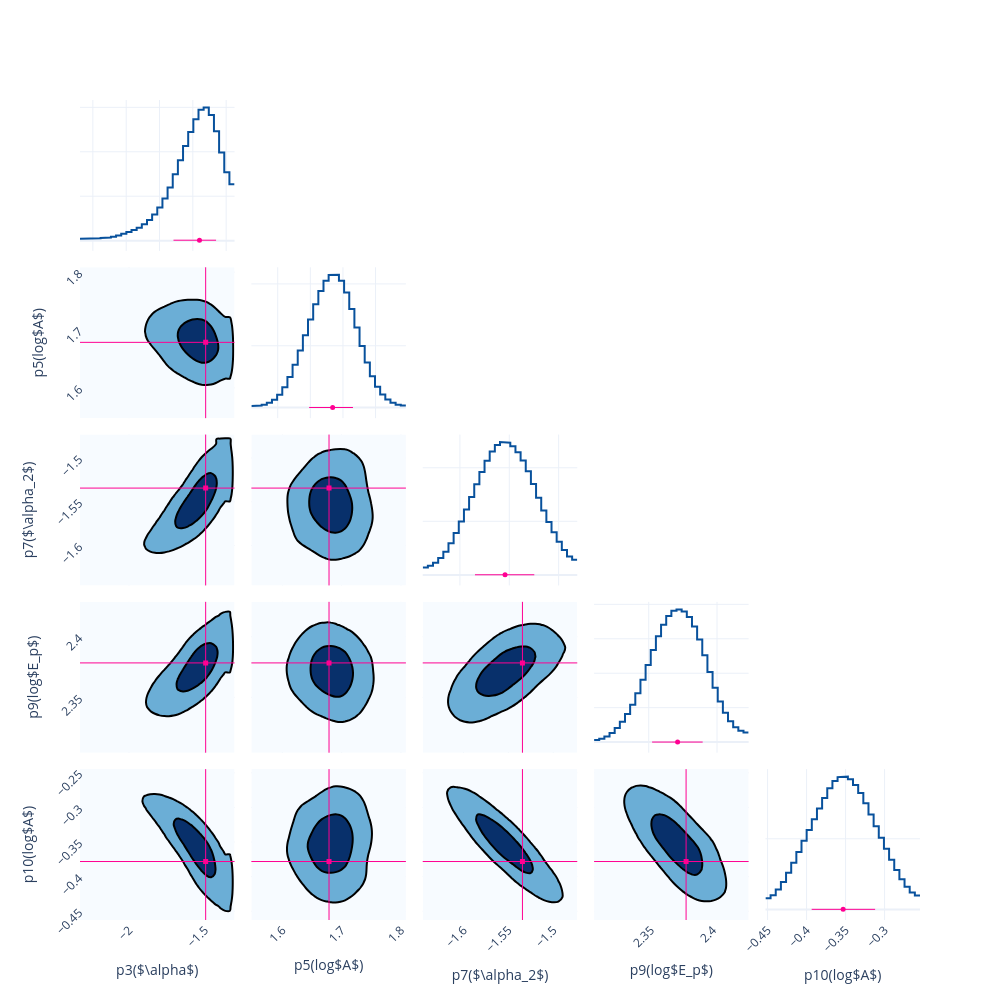

Here is the notebook cell this chart was saved with:
### Code cell
fig = Plot.post_corner(post, ploter='plotly')
fig.save(f'{savepath}/corner')

### Figure 1 — Plotly figure (JSON) as saved in the notebook; plotly's stock layout.template omitted (floating-point values rounded to 4 significant figures; data arrays with more than 128 entries replaced by an {"elided": "..."} marker saying what was removed)
{"data": [{"line": {"color": "#08519c", "width": 2}, "mode": "lines", "name": "p3($\\alpha$)", "showlegend": false, "type": "scatter", "x": [-2.277, -2.246, -2.246, -2.215, -2.215, -2.184, -2.184, -2.154, -2.154, -2.123, -2.123, -2.092, -2.092, -2.061, -2.061, -2.03, -2.03, -1.999, -1.999, -1.968, -1.968, -1.937, -1.937, -1.906, -1.906, -1.875, -1.875, -1.844, -1.844, -1.813, -1.813, -1.782, -1.782, -1.752, -1.752, -1.721, -1.721, -1.69, -1.69, -1.659, -1.659, -1.628, -1.628, -1.597, -1.597, -1.566, -1.566, -1.535, -1.535, -1.504, -1.504, -1.473, -1.473, -1.442, -1.442, -1.411, -1.411, -1.381, -1.381, -1.35], "xaxis": "x", "y": [0.04142, 0.04142, 0.04447, 0.04447, 0.04905, 0.04905, 0.05369, 0.05369, 0.05921, 0.05921, 0.06937, 0.06937, 0.08839, 0.08839, 0.1175, 0.1175, 0.154, 0.154, 0.1941, 0.1941, 0.238, 0.238, 0.2924, 0.2924, 0.3668, 0.3668, 0.466, 0.466, 0.5906, 0.5906, 0.7464, 0.7464, 0.9465, 0.9465, 1.199, 1.199, 1.493, 1.493, 1.809, 1.809, 2.129, 2.129, 2.444, 2.444, 2.734, 2.734, 2.945, 2.945, 2.995, 2.995, 2.829, 2.829, 2.46, 2.46, 1.982, 1.982, 1.537, 1.537, 1.269, 1.269], "yaxis": "y"}, {"line": {"color": "#08519c", "width": 2}, "mode": "lines", "name": "p5(log$A$)", "showlegend": false, "type": "scatter", "x": [1.56, 1.568, 1.568, 1.575, 1.575, 1.583, 1.583, 1.591, 1.591, 1.599, 1.599, 1.607, 1.607, 1.615, 1.615, 1.623, 1.623, 1.631, 1.631, 1.639, 1.639, 1.646, 1.646, 1.654, 1.654, 1.662, 1.662, 1.67, 1.67, 1.678, 1.678, 1.686, 1.686, 1.694, 1.694, 1.702, 1.702, 1.71, 1.71, 1.718, 1.718, 1.725, 1.725, 1.733, 1.733, 1.741, 1.741, 1.749, 1.749, 1.757, 1.757, 1.765, 1.765, 1.773, 1.773, 1.781, 1.781, 1.789, 1.789, 1.797], "xaxis": "x7", "y": [0.1271, 0.1271, 0.1618, 0.1618, 0.2407, 0.2407, 0.3872, 0.3872, 0.6402, 0.6402, 1.048, 1.048, 1.652, 1.652, 2.466, 2.466, 3.469, 3.469, 4.616, 4.616, 5.852, 5.852, 7.12, 7.12, 8.346, 8.346, 9.43, 9.43, 10.26, 10.26, 10.72, 10.72, 10.73, 10.73, 10.25, 10.25, 9.299, 9.299, 7.976, 7.976, 6.467, 6.467, 4.973, 4.973, 3.639, 3.639, 2.537, 2.537, 1.684, 1.684, 1.067, 1.067, 0.6507, 0.6507, 0.3895, 0.3895, 0.2389, 0.2389, 0.1698, 0.1698], "yaxis": "y7"}, {"colorscale": [[0, "rgb(247,251,255)"], [0.125, "rgb(222,235,247)"], [0.25, "rgb(198,219,239)"], [0.375, "rgb(158,202,225)"], [0.5, "rgb(107,174,214)"], [0.625, "rgb(66,146,198)"], [0.75, "rgb(33,113,181)"], [0.875, "rgb(8,81,156)"], [1, "rgb(8,48,107)"]], "contours": {"end": 0.004817, "size": 0.003763, "start": 0.001054}, "line": {"width": 2}, "name": "p3($\\alpha$)&p5(log$A$)", "ncontours": 2, "showlegend": false, "showscale": false, "type": "contour", "x": [-2.324, -2.293, -2.262, -2.231, -2.2, -2.169, -2.138, -2.107, -2.076, -2.045, -2.014, -1.983, -1.953, -1.922, -1.891, -1.86, -1.829, -1.798, -1.767, -1.736, -1.705, -1.674, -1.643, -1.612, -1.582, -1.551, -1.52, -1.489, -1.458, -1.427, -1.396, -1.365, -1.334, -1.303], "xaxis": "x6", "y": [1.548, 1.556, 1.564, 1.571, 1.579, 1.587, 1.595, 1.603, 1.611, 1.619, 1.627, 1.635, 1.643, 1.65, 1.658, 1.666, 1.674, 1.682, 1.69, 1.698, 1.706, 1.714, 1.722, 1.729, 1.737, 1.745, 1.753, 1.761, 1.769, 1.777, 1.785, 1.793, 1.8, 1.808], "yaxis": "y6", "z": {"elided": "34x34 float values"}}, {"line": {"color": "#08519c", "width": 2}, "mode": "lines", "name": "p7($\\alpha_2$)", "showlegend": false, "type": "scatter", "x": [-1.638, -1.632, -1.632, -1.627, -1.627, -1.622, -1.622, -1.617, -1.617, -1.612, -1.612, -1.606, -1.606, -1.601, -1.601, -1.596, -1.596, -1.591, -1.591, -1.585, -1.585, -1.58, -1.58, -1.575, -1.575, -1.57, -1.57, -1.565, -1.565, -1.559, -1.559, -1.554, -1.554, -1.549, -1.549, -1.544, -1.544, -1.539, -1.539, -1.533, -1.533, -1.528, -1.528, -1.523, -1.523, -1.518, -1.518, -1.512, -1.512, -1.507, -1.507, -1.502, -1.502, -1.497, -1.497, -1.492, -1.492, -1.486, -1.486, -1.481], "xaxis": "x13", "y": [0.6835, 0.6835, 0.8405, 0.8405, 1.14, 1.14, 1.575, 1.575, 2.168, 2.168, 2.946, 2.946, 3.901, 3.901, 4.977, 4.977, 6.112, 6.112, 7.274, 7.274, 8.451, 8.451, 9.603, 9.603, 10.65, 10.65, 11.52, 11.52, 12.11, 12.11, 12.39, 12.39, 12.34, 12.34, 12.0, 12.0, 11.44, 11.44, 10.67, 10.67, 9.671, 9.671, 8.477, 8.477, 7.207, 7.207, 6.006, 6.006, 4.939, 4.939, 3.981, 3.981, 3.095, 3.095, 2.313, 2.313, 1.72, 1.72, 1.402, 1.402], "yaxis": "y13"}, {"colorscale": [[0, "rgb(247,251,255)"], [0.125, "rgb(222,235,247)"], [0.25, "rgb(198,219,239)"], [0.375, "rgb(158,202,225)"], [0.5, "rgb(107,174,214)"], [0.625, "rgb(66,146,198)"], [0.75, "rgb(33,113,181)"], [0.875, "rgb(8,81,156)"], [1, "rgb(8,48,107)"]], "contours": {"end": 0.005373, "size": 0.003974, "start": 0.001399}, "line": {"width": 2}, "name": "p3($\\alpha$)&p7($\\alpha_2$)", "ncontours": 2, "showlegend": false, "showscale": false, "type": "contour", "x": [-2.324, -2.293, -2.262, -2.231, -2.2, -2.169, -2.138, -2.107, -2.076, -2.045, -2.014, -1.983, -1.953, -1.922, -1.891, -1.86, -1.829, -1.798, -1.767, -1.736, -1.705, -1.674, -1.643, -1.612, -1.582, -1.551, -1.52, -1.489, -1.458, -1.427, -1.396, -1.365, -1.334, -1.303], "xaxis": "x11", "y": [-1.646, -1.64, -1.635, -1.63, -1.625, -1.619, -1.614, -1.609, -1.604, -1.599, -1.593, -1.588, -1.583, -1.578, -1.572, -1.567, -1.562, -1.557, -1.552, -1.546, -1.541, -1.536, -1.531, -1.525, -1.52, -1.515, -1.51, -1.505, -1.499, -1.494, -1.489, -1.484, -1.479, -1.473], "yaxis": "y11", "z": {"elided": "34x34 float values"}}, {"colorscale": [[0, "rgb(247,251,255)"], [0.125, "rgb(222,235,247)"], [0.25, "rgb(198,219,239)"], [0.375, "rgb(158,202,225)"], [0.5, "rgb(107,174,214)"], [0.625, "rgb(66,146,198)"], [0.75, "rgb(33,113,181)"], [0.875, "rgb(8,81,156)"], [1, "rgb(8,48,107)"]], "contours": {"end": 0.003468, "size": 0.002606, "start": 0.0008614}, "line": {"width": 2}, "name": "p5(log$A$)&p7($\\alpha_2$)", "ncontours": 2, "showlegend": false, "showscale": false, "type": "contour", "x": [1.548, 1.556, 1.564, 1.571, 1.579, 1.587, 1.595, 1.603, 1.611, 1.619, 1.627, 1.635, 1.643, 1.65, 1.658, 1.666, 1.674, 1.682, 1.69, 1.698, 1.706, 1.714, 1.722, 1.729, 1.737, 1.745, 1.753, 1.761, 1.769, 1.777, 1.785, 1.793, 1.8, 1.808], "xaxis": "x12", "y": [-1.646, -1.64, -1.635, -1.63, -1.625, -1.619, -1.614, -1.609, -1.604, -1.599, -1.593, -1.588, -1.583, -1.578, -1.572, -1.567, -1.562, -1.557, -1.552, -1.546, -1.541, -1.536, -1.531, -1.525, -1.52, -1.515, -1.51, -1.505, -1.499, -1.494, -1.489, -1.484, -1.479, -1.473], "yaxis": "y12", "z": {"elided": "34x34 float values"}}, {"line": {"color": "#08519c", "width": 2}, "mode": "lines", "name": "p9(log$E_p$)", "showlegend": false, "type": "scatter", "x": [2.31, 2.314, 2.314, 2.318, 2.318, 2.321, 2.321, 2.325, 2.325, 2.329, 2.329, 2.333, 2.333, 2.336, 2.336, 2.34, 2.34, 2.344, 2.344, 2.348, 2.348, 2.351, 2.351, 2.355, 2.355, 2.359, 2.359, 2.363, 2.363, 2.367, 2.367, 2.37, 2.37, 2.374, 2.374, 2.378, 2.378, 2.382, 2.382, 2.385, 2.385, 2.389, 2.389, 2.393, 2.393, 2.397, 2.397, 2.401, 2.401, 2.404, 2.404, 2.408, 2.408, 2.412, 2.412, 2.416, 2.416, 2.419, 2.419, 2.423], "xaxis": "x19", "y": [0.3141, 0.3141, 0.478, 0.478, 0.8177, 0.8177, 1.341, 1.341, 2.05, 2.05, 2.952, 2.952, 4.067, 4.067, 5.435, 5.435, 7.094, 7.094, 9.044, 9.044, 11.19, 11.19, 13.36, 13.36, 15.36, 15.36, 17.05, 17.05, 18.32, 18.32, 19.06, 19.06, 19.27, 19.27, 18.96, 18.96, 18.14, 18.14, 16.79, 16.79, 14.9, 14.9, 12.61, 12.61, 10.18, 10.18, 7.883, 7.883, 5.888, 5.888, 4.269, 4.269, 3.037, 3.037, 2.174, 2.174, 1.638, 1.638, 1.384, 1.384], "yaxis": "y19"}, {"colorscale": [[0, "rgb(247,251,255)"], [0.125, "rgb(222,235,247)"], [0.25, "rgb(198,219,239)"], [0.375, "rgb(158,202,225)"], [0.5, "rgb(107,174,214)"], [0.625, "rgb(66,146,198)"], [0.75, "rgb(33,113,181)"], [0.875, "rgb(8,81,156)"], [1, "rgb(8,48,107)"]], "contours": {"end": 0.005556, "size": 0.004304, "start": 0.001252}, "line": {"width": 2}, "name": "p3($\\alpha$)&p9(log$E_p$)", "ncontours": 2, "showlegend": false, "showscale": false, "type": "contour", "x": [-2.324, -2.293, -2.262, -2.231, -2.2, -2.169, -2.138, -2.107, -2.076, -2.045, -2.014, -1.983, -1.953, -1.922, -1.891, -1.86, -1.829, -1.798, -1.767, -1.736, -1.705, -1.674, -1.643, -1.612, -1.582, -1.551, -1.52, -1.489, -1.458, -1.427, -1.396, -1.365, -1.334, -1.303], "xaxis": "x16", "y": [2.304, 2.308, 2.312, 2.316, 2.319, 2.323, 2.327, 2.331, 2.334, 2.338, 2.342, 2.346, 2.35, 2.353, 2.357, 2.361, 2.365, 2.368, 2.372, 2.376, 2.38, 2.384, 2.387, 2.391, 2.395, 2.399, 2.402, 2.406, 2.41, 2.414, 2.418, 2.421, 2.425, 2.429], "yaxis": "y16", "z": {"elided": "34x34 float values"}}, {"colorscale": [[0, "rgb(247,251,255)"], [0.125, "rgb(222,235,247)"], [0.25, "rgb(198,219,239)"], [0.375, "rgb(158,202,225)"], [0.5, "rgb(107,174,214)"], [0.625, "rgb(66,146,198)"], [0.75, "rgb(33,113,181)"], [0.875, "rgb(8,81,156)"], [1, "rgb(8,48,107)"]], "contours": {"end": 0.003915, "size": 0.003006, "start": 0.0009085}, "line": {"width": 2}, "name": "p5(log$A$)&p9(log$E_p$)", "ncontours": 2, "showlegend": false, "showscale": false, "type": "contour", "x": [1.548, 1.556, 1.564, 1.571, 1.579, 1.587, 1.595, 1.603, 1.611, 1.619, 1.627, 1.635, 1.643, 1.65, 1.658, 1.666, 1.674, 1.682, 1.69, 1.698, 1.706, 1.714, 1.722, 1.729, 1.737, 1.745, 1.753, 1.761, 1.769, 1.777, 1.785, 1.793, 1.8, 1.808], "xaxis": "x17", "y": [2.304, 2.308, 2.312, 2.316, 2.319, 2.323, 2.327, 2.331, 2.334, 2.338, 2.342, 2.346, 2.35, 2.353, 2.357, 2.361, 2.365, 2.368, 2.372, 2.376, 2.38, 2.384, 2.387, 2.391, 2.395, 2.399, 2.402, 2.406, 2.41, 2.414, 2.418, 2.421, 2.425, 2.429], "yaxis": "y17", "z": {"elided": "34x34 float values"}}, {"colorscale": [[0, "rgb(247,251,255)"], [0.125, "rgb(222,235,247)"], [0.25, "rgb(198,219,239)"], [0.375, "rgb(158,202,225)"], [0.5, "rgb(107,174,214)"], [0.625, "rgb(66,146,198)"], [0.75, "rgb(33,113,181)"], [0.875, "rgb(8,81,156)"], [1, "rgb(8,48,107)"]], "contours": {"end": 0.003662, "size": 0.002756, "start": 0.0009058}, "line": {"width": 2}, "name": "p7($\\alpha_2$)&p9(log$E_p$)", "ncontours": 2, "showlegend": false, "showscale": false, "type": "contour", "x": [-1.646, -1.64, -1.635, -1.63, -1.625, -1.619, -1.614, -1.609, -1.604, -1.599, -1.593, -1.588, -1.583, -1.578, -1.572, -1.567, -1.562, -1.557, -1.552, -1.546, -1.541, -1.536, -1.531, -1.525, -1.52, -1.515, -1.51, -1.505, -1.499, -1.494, -1.489, -1.484, -1.479, -1.473], "xaxis": "x18", "y": [2.304, 2.308, 2.312, 2.316, 2.319, 2.323, 2.327, 2.331, 2.334, 2.338, 2.342, 2.346, 2.35, 2.353, 2.357, 2.361, 2.365, 2.368, 2.372, 2.376, 2.38, 2.384, 2.387, 2.391, 2.395, 2.399, 2.402, 2.406, 2.41, 2.414, 2.418, 2.421, 2.425, 2.429], "yaxis": "y18", "z": {"elided": "34x34 float values"}}, {"line": {"color": "#08519c", "width": 2}, "mode": "lines", "name": "p10(log$A$)", "showlegend": false, "type": "scatter", "x": [-0.4528, -0.4462, -0.4462, -0.4395, -0.4395, -0.4329, -0.4329, -0.4263, -0.4263, -0.4197, -0.4197, -0.4131, -0.4131, -0.4065, -0.4065, -0.3999, -0.3999, -0.3933, -0.3933, -0.3867, -0.3867, -0.3801, -0.3801, -0.3735, -0.3735, -0.3669, -0.3669, -0.3603, -0.3603, -0.3537, -0.3537, -0.3471, -0.3471, -0.3404, -0.3404, -0.3338, -0.3338, -0.3272, -0.3272, -0.3206, -0.3206, -0.314, -0.314, -0.3074, -0.3074, -0.3008, -0.3008, -0.2942, -0.2942, -0.2876, -0.2876, -0.281, -0.281, -0.2744, -0.2744, -0.2678, -0.2678, -0.2612, -0.2612, -0.2546], "xaxis": "x25", "y": [0.7911, 0.7911, 1.005, 1.005, 1.406, 1.406, 1.95, 1.95, 2.595, 2.595, 3.308, 3.308, 4.07, 4.07, 4.851, 4.851, 5.625, 5.625, 6.383, 6.383, 7.138, 7.138, 7.884, 7.884, 8.564, 8.564, 9.081, 9.081, 9.36, 9.36, 9.39, 9.39, 9.199, 9.199, 8.807, 8.807, 8.23, 8.23, 7.509, 7.509, 6.709, 6.709, 5.888, 5.888, 5.075, 5.075, 4.285, 4.285, 3.521, 3.521, 2.798, 2.798, 2.145, 2.145, 1.6, 1.6, 1.204, 1.204, 0.9943, 0.9943], "yaxis": "y25"}, {"colorscale": [[0, "rgb(247,251,255)"], [0.125, "rgb(222,235,247)"], [0.25, "rgb(198,219,239)"], [0.375, "rgb(158,202,225)"], [0.5, "rgb(107,174,214)"], [0.625, "rgb(66,146,198)"], [0.75, "rgb(33,113,181)"], [0.875, "rgb(8,81,156)"], [1, "rgb(8,48,107)"]], "contours": {"end": 0.005671, "size": 0.004183, "start": 0.001489}, "line": {"width": 2}, "name": "p3($\\alpha$)&p10(log$A$)", "ncontours": 2, "showlegend": false, "showscale": false, "type": "contour", "x": [-2.324, -2.293, -2.262, -2.231, -2.2, -2.169, -2.138, -2.107, -2.076, -2.045, -2.014, -1.983, -1.953, -1.922, -1.891, -1.86, -1.829, -1.798, -1.767, -1.736, -1.705, -1.674, -1.643, -1.612, -1.582, -1.551, -1.52, -1.489, -1.458, -1.427, -1.396, -1.365, -1.334, -1.303], "xaxis": "x21", "y": [-0.4627, -0.4561, -0.4495, -0.4428, -0.4362, -0.4296, -0.423, -0.4164, -0.4098, -0.4032, -0.3966, -0.39, -0.3834, -0.3768, -0.3702, -0.3636, -0.357, -0.3504, -0.3438, -0.3371, -0.3305, -0.3239, -0.3173, -0.3107, -0.3041, -0.2975, -0.2909, -0.2843, -0.2777, -0.2711, -0.2645, -0.2579, -0.2513, -0.2447], "yaxis": "y21", "z": {"elided": "34x34 float values"}}, {"colorscale": [[0, "rgb(247,251,255)"], [0.125, "rgb(222,235,247)"], [0.25, "rgb(198,219,239)"], [0.375, "rgb(158,202,225)"], [0.5, "rgb(107,174,214)"], [0.625, "rgb(66,146,198)"], [0.75, "rgb(33,113,181)"], [0.875, "rgb(8,81,156)"], [1, "rgb(8,48,107)"]], "contours": {"end": 0.003214, "size": 0.002348, "start": 0.0008661}, "line": {"width": 2}, "name": "p5(log$A$)&p10(log$A$)", "ncontours": 2, "showlegend": false, "showscale": false, "type": "contour", "x": [1.548, 1.556, 1.564, 1.571, 1.579, 1.587, 1.595, 1.603, 1.611, 1.619, 1.627, 1.635, 1.643, 1.65, 1.658, 1.666, 1.674, 1.682, 1.69, 1.698, 1.706, 1.714, 1.722, 1.729, 1.737, 1.745, 1.753, 1.761, 1.769, 1.777, 1.785, 1.793, 1.8, 1.808], "xaxis": "x22", "y": [-0.4627, -0.4561, -0.4495, -0.4428, -0.4362, -0.4296, -0.423, -0.4164, -0.4098, -0.4032, -0.3966, -0.39, -0.3834, -0.3768, -0.3702, -0.3636, -0.357, -0.3504, -0.3438, -0.3371, -0.3305, -0.3239, -0.3173, -0.3107, -0.3041, -0.2975, -0.2909, -0.2843, -0.2777, -0.2711, -0.2645, -0.2579, -0.2513, -0.2447], "yaxis": "y22", "z": {"elided": "34x34 float values"}}, {"colorscale": [[0, "rgb(247,251,255)"], [0.125, "rgb(222,235,247)"], [0.25, "rgb(198,219,239)"], [0.375, "rgb(158,202,225)"], [0.5, "rgb(107,174,214)"], [0.625, "rgb(66,146,198)"], [0.75, "rgb(33,113,181)"], [0.875, "rgb(8,81,156)"], [1, "rgb(8,48,107)"]], "contours": {"end": 0.00506, "size": 0.003796, "start": 0.001264}, "line": {"width": 2}, "name": "p7($\\alpha_2$)&p10(log$A$)", "ncontours": 2, "showlegend": false, "showscale": false, "type": "contour", "x": [-1.646, -1.64, -1.635, -1.63, -1.625, -1.619, -1.614, -1.609, -1.604, -1.599, -1.593, -1.588, -1.583, -1.578, -1.572, -1.567, -1.562, -1.557, -1.552, -1.546, -1.541, -1.536, -1.531, -1.525, -1.52, -1.515, -1.51, -1.505, -1.499, -1.494, -1.489, -1.484, -1.479, -1.473], "xaxis": "x23", "y": [-0.4627, -0.4561, -0.4495, -0.4428, -0.4362, -0.4296, -0.423, -0.4164, -0.4098, -0.4032, -0.3966, -0.39, -0.3834, -0.3768, -0.3702, -0.3636, -0.357, -0.3504, -0.3438, -0.3371, -0.3305, -0.3239, -0.3173, -0.3107, -0.3041, -0.2975, -0.2909, -0.2843, -0.2777, -0.2711, -0.2645, -0.2579, -0.2513, -0.2447], "yaxis": "y23", "z": {"elided": "34x34 float values"}}, {"colorscale": [[0, "rgb(247,251,255)"], [0.125, "rgb(222,235,247)"], [0.25, "rgb(198,219,239)"], [0.375, "rgb(158,202,225)"], [0.5, "rgb(107,174,214)"], [0.625, "rgb(66,146,198)"], [0.75, "rgb(33,113,181)"], [0.875, "rgb(8,81,156)"], [1, "rgb(8,48,107)"]], "contours": {"end": 0.00394, "size": 0.002968, "start": 0.0009714}, "line": {"width": 2}, "name": "p9(log$E_p$)&p10(log$A$)", "ncontours": 2, "showlegend": false, "showscale": false, "type": "contour", "x": [2.304, 2.308, 2.312, 2.316, 2.319, 2.323, 2.327, 2.331, 2.334, 2.338, 2.342, 2.346, 2.35, 2.353, 2.357, 2.361, 2.365, 2.368, 2.372, 2.376, 2.38, 2.384, 2.387, 2.391, 2.395, 2.399, 2.402, 2.406, 2.41, 2.414, 2.418, 2.421, 2.425, 2.429], "xaxis": "x24", "y": [-0.4627, -0.4561, -0.4495, -0.4428, -0.4362, -0.4296, -0.423, -0.4164, -0.4098, -0.4032, -0.3966, -0.39, -0.3834, -0.3768, -0.3702, -0.3636, -0.357, -0.3504, -0.3438, -0.3371, -0.3305, -0.3239, -0.3173, -0.3107, -0.3041, -0.2975, -0.2909, -0.2843, -0.2777, -0.2711, -0.2645, -0.2579, -0.2513, -0.2447], "yaxis": "y24", "z": {"elided": "34x34 float values"}}, {"error_x": {"array": [0.09952], "arrayminus": [0.1561], "color": "#FF0092", "symmetric": false, "thickness": 1, "type": "data", "width": 0}, "marker": {"color": "#FF0092", "size": 5, "symbol": "circle"}, "mode": "markers", "name": "p3($\\alpha$)", "showlegend": false, "type": "scatter", "x": [-1.56], "xaxis": "x", "y": [0.01], "yaxis": "y"}, {"error_x": {"array": [0.03114], "arrayminus": [0.03606], "color": "#FF0092", "symmetric": false, "thickness": 1, "type": "data", "width": 0}, "marker": {"color": "#FF0092", "size": 5, "symbol": "circle"}, "mode": "markers", "name": "p5(log$A$)", "showlegend": false, "type": "scatter", "x": [1.684], "xaxis": "x7", "y": [0.01], "yaxis": "y7"}, {"error_x": {"array": [0.02964], "arrayminus": [0.03047], "color": "#FF0092", "symmetric": false, "thickness": 1, "type": "data", "width": 0}, "marker": {"color": "#FF0092", "size": 5, "symbol": "circle"}, "mode": "markers", "name": "p7($\\alpha_2$)", "showlegend": false, "type": "scatter", "x": [-1.554], "xaxis": "x13", "y": [0.01], "yaxis": "y13"}, {"error_x": {"array": [0.01836], "arrayminus": [0.01868], "color": "#FF0092", "symmetric": false, "thickness": 1, "type": "data", "width": 0}, "marker": {"color": "#FF0092", "size": 5, "symbol": "circle"}, "mode": "markers", "name": "p9(log$E_p$)", "showlegend": false, "type": "scatter", "x": [2.371], "xaxis": "x19", "y": [0.01], "yaxis": "y19"}, {"error_x": {"array": [0.04103], "arrayminus": [0.04036], "color": "#FF0092", "symmetric": false, "thickness": 1, "type": "data", "width": 0}, "marker": {"color": "#FF0092", "size": 5, "symbol": "circle"}, "mode": "markers", "name": "p10(log$A$)", "showlegend": false, "type": "scatter", "x": [-0.3531], "xaxis": "x25", "y": [0.01], "yaxis": "y25"}, {"marker": {"color": "#FF0092", "size": 5, "symbol": "square"}, "mode": "markers", "name": "p3($\\alpha$)&p5(log$A$)", "showlegend": false, "type": "scatter", "x": [-1.494], "xaxis": "x6", "y": [1.679], "yaxis": "y6"}, {"marker": {"color": "#FF0092", "size": 5, "symbol": "square"}, "mode": "markers", "name": "p3($\\alpha$)&p7($\\alpha_2$)", "showlegend": false, "type": "scatter", "x": [-1.494], "xaxis": "x11", "y": [-1.534], "yaxis": "y11"}, {"marker": {"color": "#FF0092", "size": 5, "symbol": "square"}, "mode": "markers", "name": "p5(log$A$)&p7($\\alpha_2$)", "showlegend": false, "type": "scatter", "x": [1.679], "xaxis": "x12", "y": [-1.534], "yaxis": "y12"}, {"marker": {"color": "#FF0092", "size": 5, "symbol": "square"}, "mode": "markers", "name": "p3($\\alpha$)&p9(log$E_p$)", "showlegend": false, "type": "scatter", "x": [-1.494], "xaxis": "x16", "y": [2.378], "yaxis": "y16"}, {"marker": {"color": "#FF0092", "size": 5, "symbol": "square"}, "mode": "markers", "name": "p5(log$A$)&p9(log$E_p$)", "showlegend": false, "type": "scatter", "x": [1.679], "xaxis": "x17", "y": [2.378], "yaxis": "y17"}, {"marker": {"color": "#FF0092", "size": 5, "symbol": "square"}, "mode": "markers", "name": "p7($\\alpha_2$)&p9(log$E_p$)", "showlegend": false, "type": "scatter", "x": [-1.534], "xaxis": "x18", "y": [2.378], "yaxis": "y18"}, {"marker": {"color": "#FF0092", "size": 5, "symbol": "square"}, "mode": "markers", "name": "p3($\\alpha$)&p10(log$A$)", "showlegend": false, "type": "scatter", "x": [-1.494], "xaxis": "x21", "y": [-0.3782], "yaxis": "y21"}, {"marker": {"color": "#FF0092", "size": 5, "symbol": "square"}, "mode": "markers", "name": "p5(log$A$)&p10(log$A$)", "showlegend": false, "type": "scatter", "x": [1.679], "xaxis": "x22", "y": [-0.3782], "yaxis": "y22"}, {"marker": {"color": "#FF0092", "size": 5, "symbol": "square"}, "mode": "markers", "name": "p7($\\alpha_2$)&p10(log$A$)", "showlegend": false, "type": "scatter", "x": [-1.534], "xaxis": "x23", "y": [-0.3782], "yaxis": "y23"}, {"marker": {"color": "#FF0092", "size": 5, "symbol": "square"}, "mode": "markers", "name": "p9(log$E_p$)&p10(log$A$)", "showlegend": false, "type": "scatter", "x": [2.378], "xaxis": "x24", "y": [-0.3782], "yaxis": "y24"}], "layout": {"height": 1000, "shapes": [{"line": {"color": "#FF0092", "width": 1}, "type": "line", "x0": -1.494, "x1": -1.494, "xref": "x6", "y0": 0, "y1": 1, "yref": "y6 domain"}, {"line": {"color": "#FF0092", "width": 1}, "type": "line", "x0": 0, "x1": 1, "xref": "x6 domain", "y0": 1.679, "y1": 1.679, "yref": "y6"}, {"line": {"color": "#FF0092", "width": 1}, "type": "line", "x0": -1.494, "x1": -1.494, "xref": "x11", "y0": 0, "y1": 1, "yref": "y11 domain"}, {"line": {"color": "#FF0092", "width": 1}, "type": "line", "x0": 0, "x1": 1, "xref": "x11 domain", "y0": -1.534, "y1": -1.534, "yref": "y11"}, {"line": {"color": "#FF0092", "width": 1}, "type": "line", "x0": 1.679, "x1": 1.679, "xref": "x12", "y0": 0, "y1": 1, "yref": "y12 domain"}, {"line": {"color": "#FF0092", "width": 1}, "type": "line", "x0": 0, "x1": 1, "xref": "x12 domain", "y0": -1.534, "y1": -1.534, "yref": "y12"}, {"line": {"color": "#FF0092", "width": 1}, "type": "line", "x0": -1.494, "x1": -1.494, "xref": "x16", "y0": 0, "y1": 1, "yref": "y16 domain"}, {"line": {"color": "#FF0092", "width": 1}, "type": "line", "x0": 0, "x1": 1, "xref": "x16 domain", "y0": 2.378, "y1": 2.378, "yref": "y16"}, {"line": {"color": "#FF0092", "width": 1}, "type": "line", "x0": 1.679, "x1": 1.679, "xref": "x17", "y0": 0, "y1": 1, "yref": "y17 domain"}, {"line": {"color": "#FF0092", "width": 1}, "type": "line", "x0": 0, "x1": 1, "xref": "x17 domain", "y0": 2.378, "y1": 2.378, "yref": "y17"}, {"line": {"color": "#FF0092", "width": 1}, "type": "line", "x0": -1.534, "x1": -1.534, "xref": "x18", "y0": 0, "y1": 1, "yref": "y18 domain"}, {"line": {"color": "#FF0092", "width": 1}, "type": "line", "x0": 0, "x1": 1, "xref": "x18 domain", "y0": 2.378, "y1": 2.378, "yref": "y18"}, {"line": {"color": "#FF0092", "width": 1}, "type": "line", "x0": -1.494, "x1": -1.494, "xref": "x21", "y0": 0, "y1": 1, "yref": "y21 domain"}, {"line": {"color": "#FF0092", "width": 1}, "type": "line", "x0": 0, "x1": 1, "xref": "x21 domain", "y0": -0.3782, "y1": -0.3782, "yref": "y21"}, {"line": {"color": "#FF0092", "width": 1}, "type": "line", "x0": 1.679, "x1": 1.679, "xref": "x22", "y0": 0, "y1": 1, "yref": "y22 domain"}, {"line": {"color": "#FF0092", "width": 1}, "type": "line", "x0": 0, "x1": 1, "xref": "x22 domain", "y0": -0.3782, "y1": -0.3782, "yref": "y22"}, {"line": {"color": "#FF0092", "width": 1}, "type": "line", "x0": -1.534, "x1": -1.534, "xref": "x23", "y0": 0, "y1": 1, "yref": "y23 domain"}, {"line": {"color": "#FF0092", "width": 1}, "type": "line", "x0": 0, "x1": 1, "xref": "x23 domain", "y0": -0.3782, "y1": -0.3782, "yref": "y23"}, {"line": {"color": "#FF0092", "width": 1}, "type": "line", "x0": 2.378, "x1": 2.378, "xref": "x24", "y0": 0, "y1": 1, "yref": "y24 domain"}, {"line": {"color": "#FF0092", "width": 1}, "type": "line", "x0": 0, "x1": 1, "xref": "x24 domain", "y0": -0.3782, "y1": -0.3782, "yref": "y24"}], "width": 1000, "xaxis": {"anchor": "y", "domain": [0, 0.184], "showticklabels": false, "tickangle": -45}, "xaxis10": {"anchor": "y10", "domain": [0.816, 1], "showticklabels": false, "tickangle": -45}, "xaxis11": {"anchor": "y11", "domain": [0, 0.184], "showticklabels": false, "tickangle": -45}, "xaxis12": {"anchor": "y12", "domain": [0.204, 0.388], "showticklabels": false, "tickangle": -45}, "xaxis13": {"anchor": "y13", "domain": [0.408, 0.592], "showticklabels": false, "tickangle": -45}, "xaxis14": {"anchor": "y14", "domain": [0.612, 0.796], "showticklabels": false, "tickangle": -45}, "xaxis15": {"anchor": "y15", "domain": [0.816, 1], "showticklabels": false, "tickangle": -45}, "xaxis16": {"anchor": "y16", "domain": [0, 0.184], "showticklabels": false, "tickangle": -45}, "xaxis17": {"anchor": "y17", "domain": [0.204, 0.388], "showticklabels": false, "tickangle": -45}, "xaxis18": {"anchor": "y18", "domain": [0.408, 0.592], "showticklabels": false, "tickangle": -45}, "xaxis19": {"anchor": "y19", "domain": [0.612, 0.796], "showticklabels": false, "tickangle": -45}, "xaxis2": {"anchor": "y2", "domain": [0.204, 0.388], "showticklabels": false, "tickangle": -45}, "xaxis20": {"anchor": "y20", "domain": [0.816, 1], "showticklabels": false, "tickangle": -45}, "xaxis21": {"anchor": "y21", "domain": [0, 0.184], "showticklabels": true, "tickangle": -45, "title": {"text": "p3($\\alpha$)"}}, "xaxis22": {"anchor": "y22", "domain": [0.204, 0.388], "showticklabels": true, "tickangle": -45, "title": {"text": "p5(log$A$)"}}, "xaxis23": {"anchor": "y23", "domain": [0.408, 0.592], "showticklabels": true, "tickangle": -45, "title": {"text": "p7($\\alpha_2$)"}}, "xaxis24": {"anchor": "y24", "domain": [0.612, 0.796], "showticklabels": true, "tickangle": -45, "title": {"text": "p9(log$E_p$)"}}, "xaxis25": {"anchor": "y25", "domain": [0.816, 1], "showticklabels": true, "tickangle": -45, "title": {"text": "p10(log$A$)"}}, "xaxis3": {"anchor": "y3", "domain": [0.408, 0.592], "showticklabels": false, "tickangle": -45}, "xaxis4": {"anchor": "y4", "domain": [0.612, 0.796], "showticklabels": false, "tickangle": -45}, "xaxis5": {"anchor": "y5", "domain": [0.816, 1], "showticklabels": false, "tickangle": -45}, "xaxis6": {"anchor": "y6", "domain": [0, 0.184], "showticklabels": false, "tickangle": -45}, "xaxis7": {"anchor": "y7", "domain": [0.204, 0.388], "showticklabels": false, "tickangle": -45}, "xaxis8": {"anchor": "y8", "domain": [0.408, 0.592], "showticklabels": false, "tickangle": -45}, "xaxis9": {"anchor": "y9", "domain": [0.612, 0.796], "showticklabels": false, "tickangle": -45}, "yaxis": {"anchor": "x", "domain": [0.816, 1], "showticklabels": false, "tickangle": -45}, "yaxis10": {"anchor": "x10", "domain": [0.612, 0.796], "showticklabels": false, "tickangle": -45}, "yaxis11": {"anchor": "x11", "domain": [0.408, 0.592], "showticklabels": true, "tickangle": -45, "title": {"text": "p7($\\alpha_2$)"}}, "yaxis12": {"anchor": "x12", "domain": [0.408, 0.592], "showticklabels": false, "tickangle": -45}, "yaxis13": {"anchor": "x13", "domain": [0.408, 0.592], "showticklabels": false, "tickangle": -45}, "yaxis14": {"anchor": "x14", "domain": [0.408, 0.592], "showticklabels": false, "tickangle": -45}, "yaxis15": {"anchor": "x15", "domain": [0.408, 0.592], "showticklabels": false, "tickangle": -45}, "yaxis16": {"anchor": "x16", "domain": [0.204, 0.388], "showticklabels": true, "tickangle": -45, "title": {"text": "p9(log$E_p$)"}}, "yaxis17": {"anchor": "x17", "domain": [0.204, 0.388], "showticklabels": false, "tickangle": -45}, "yaxis18": {"anchor": "x18", "domain": [0.204, 0.388], "showticklabels": false, "tickangle": -45}, "yaxis19": {"anchor": "x19", "domain": [0.204, 0.388], "showticklabels": false, "tickangle": -45}, "yaxis2": {"anchor": "x2", "domain": [0.816, 1], "showticklabels": false, "tickangle": -45}, "yaxis20": {"anchor": "x20", "domain": [0.204, 0.388], "showticklabels": false, "tickangle": -45}, "yaxis21": {"anchor": "x21", "domain": [0, 0.184], "showticklabels": true, "tickangle": -45, "title": {"text": "p10(log$A$)"}}, "yaxis22": {"anchor": "x22", "domain": [0, 0.184], "showticklabels": false, "tickangle": -45}, "yaxis23": {"anchor": "x23", "domain": [0, 0.184], "showticklabels": false, "tickangle": -45}, "yaxis24": {"anchor": "x24", "domain": [0, 0.184], "showticklabels": false, "tickangle": -45}, "yaxis25": {"anchor": "x25", "domain": [0, 0.184], "showticklabels": false, "tickangle": -45}, "yaxis3": {"anchor": "x3", "domain": [0.816, 1], "showticklabels": false, "tickangle": -45}, "yaxis4": {"anchor": "x4", "domain": [0.816, 1], "showticklabels": false, "tickangle": -45}, "yaxis5": {"anchor": "x5", "domain": [0.816, 1], "showticklabels": false, "tickangle": -45}, "yaxis6": {"anchor": "x6", "domain": [0.612, 0.796], "showticklabels": true, "tickangle": -45, "title": {"text": "p5(log$A$)"}}, "yaxis7": {"anchor": "x7", "domain": [0.612, 0.796], "showticklabels": false, "tickangle": -45}, "yaxis8": {"anchor": "x8", "domain": [0.612, 0.796], "showticklabels": false, "tickangle": -45}, "yaxis9": {"anchor": "x9", "domain": [0.612, 0.796], "showticklabels": false, "tickangle": -45}}}
